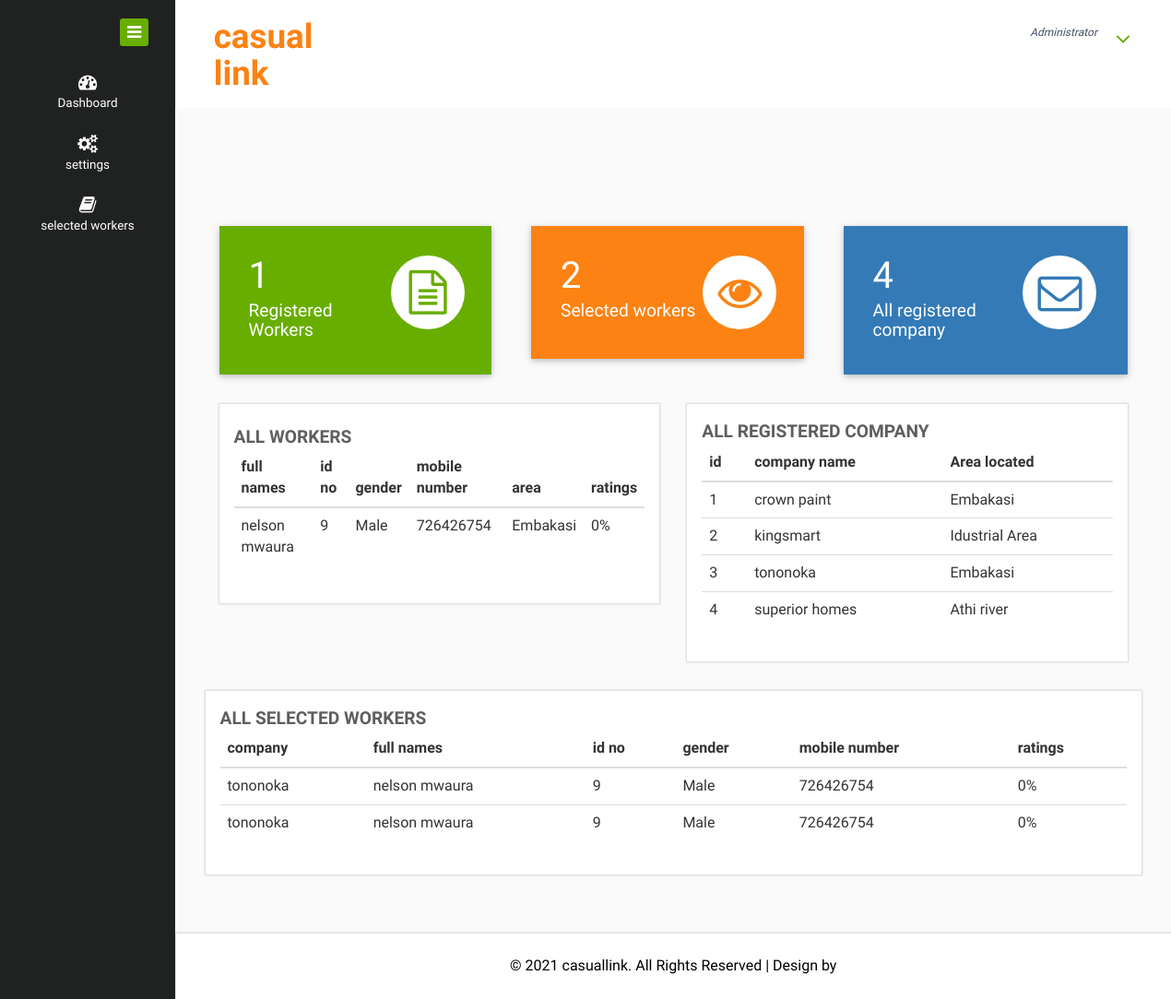
The app's page /superadmin/index.php (signed in) with its own data.
### tables this page shows
CREATE TABLE IF NOT EXISTS `users` (
  `id` int(5) NOT NULL,
  `fname` varchar(50) NOT NULL,
  `gender` varchar(10) NOT NULL,
  `idno` int(50) NOT NULL,
  `photo` text NOT NULL,
  `tel` int(50) NOT NULL,
  `pphoto` text NOT NULL,
  `area` varchar(50) NOT NULL,
  `rate` int(10) NOT NULL,
  PRIMARY KEY (`id`)
);

CREATE TABLE IF NOT EXISTS `cusers` (
  `id` int(11) NOT NULL AUTO_INCREMENT,
  `cname` varchar(100) NOT NULL,
  `area` varchar(50) NOT NULL,
  `uname` varchar(50) NOT NULL,
  `password` varchar(50) NOT NULL,
  PRIMARY KEY (`id`)
);

CREATE TABLE IF NOT EXISTS `sworkers` (
  `id` int(5) NOT NULL AUTO_INCREMENT,
  `session` varchar(10) NOT NULL,
  `fname` varchar(100) NOT NULL,
  `gender` varchar(50) NOT NULL,
  `idno` int(10) NOT NULL,
  `tel` int(50) NOT NULL,
  `rate` int(10) NOT NULL,
  PRIMARY KEY (`id`)
);

### superadmin/index.php (the view, shortened to what this page needs)
<!DOCTYPE HTML>
<html>
<head>
<link href="css/bootstrap.css" rel="stylesheet" type="text/css" media="all">
<link href="css/style.css" rel="stylesheet" type="text/css" media="all"/>
<link href="css/font-awesome.css" rel="stylesheet">
</head>
<body>
<div class="page-container">
   <div class="left-content">
	   <div class="mother-grid-inner">
				<div class="header-main">
					<div class="header-left">
							<div class="logo-name">
									 <a href="index.html"> <h1>casual link</h1>
								  </a>
							</div>
							<div class="clearfix"> </div>
						 </div>
						 <div class="header-right">
							<div class="profile_details">
								<ul>
									<li class="dropdown profile_details_drop">
										<a href="#" class="dropdown-toggle" data-toggle="dropdown" aria-expanded="false">
											<div class="profile_img">
												<div class="user-name">
													<span>Administrator</span>
												</div>
												<i class="fa fa-angle-down lnr"></i>
												<div class="clearfix"></div>
											</div>
										</a>
									</li>
								</ul>
							</div>
							<div class="clearfix"> </div>
						</div>
				     <div class="clearfix"> </div>
				</div>
<div class="inner-block">
	 <div class="market-updates">
			<div class="col-md-4 market-update-gd">
				<div class="market-update-block clr-block-1">
					<div class="col-md-8 market-update-left">
						<?php
					include 'conn.php';
$sql="SELECT COUNT(*) FROM users ";
$result=mysqli_query($conn, $sql);
$count=mysqli_fetch_assoc($result)['COUNT(*)'];
						 ?>
						<h3><?php echo "$count"; ?> </h3>
						<h4>Registered Workers</h4>
					</div>
					<div class="col-md-4 market-update-right">
						<i class="fa fa-file-text-o"> </i>
					</div>
				  <div class="clearfix"> </div>
				</div>
			</div>
			<div class="col-md-4 market-update-gd">
				<div class="market-update-block clr-block-2">
				 <div class="col-md-8 market-update-left">
				 	<?php
					include 'conn.php';
$sql="SELECT COUNT(*) FROM sworkers ";
$result=mysqli_query($conn, $sql);
$count=mysqli_fetch_assoc($result)['COUNT(*)'];
						 ?>
					<h3><?php echo "$count"; ?></h3>
					<h4>Selected workers</h4>
				  </div>
					<div class="col-md-4 market-update-right">
						<i class="fa fa-eye"> </i>
					</div>
				  <div class="clearfix"> </div>
				</div>
			</div>
			<div class="col-md-4 market-update-gd">
				<div class="market-update-block clr-block-3">
					<div class="col-md-8 market-update-left">
						<?php
					include 'conn.php';
$sql="SELECT COUNT(*) FROM cusers ";
$result=mysqli_query($conn, $sql);
$count=mysqli_fetch_assoc($result)['COUNT(*)'];
						 ?>
						<h3><?php echo "$count"; ?></h3>
						<h4>All registered company</h4>
					</div>
					<div class="col-md-4 market-update-right">
						<i class="fa fa-envelope-o"> </i>
					</div>
				  <div class="clearfix"> </div>
				</div>
			</div>
		</div>
<div class="chit-chat-layer1">
	<div class="col-md-6 chit-chat-layer1-left">
               <div class="work-progres">
                            <div class="chit-chat-heading">
                                  all workers
                            </div>
                            <div class="table-responsive">
                                <table class="table table-hover">
                                  <thead>
                                    <tr>
                                      <th>full names</th>
                                      <th>id no</th>
                                      <th>gender</th>
                                      <th>mobile number</th>
                                      <th>area</th>
                                      <th>ratings</th>
                                  </tr>
                              </thead>
                              <tbody>
                                <?php
			                   include 'conn.php';
			                    $result = mysqli_query($conn,'select * from users  order by rate desc ') or die(mysqli_error($conn));
			                    while($row=mysqli_fetch_assoc($result)){
			                 	?>
			                 	<tr>
			                        <td><?php echo $row['fname']; ?></td>
			                        <td><?php echo $row['idno']; ?></td>
			                        <td><?php echo $row['gender']; ?></td>
			                        <td><?php echo $row['tel']; ?></td>
			                        <td><?php echo $row['area']; ?></td>
			                        <td><?php echo $row['rate']; ?>%</td>
			                    </tr>
			                <?php  } mysqli_close($conn); ?>
                          </tbody>
                      </table>
                  </div>
             </div>
      </div>
      <div class="col-md-6 chit-chat-layer1-rit">
      	  <div class="geo-chart">
					<section id="charts1" class="charts">
				   <div class="chit-chat-heading">
                              All Registered Company</div>
                            <div class="table-responsive">
                                <table class="table table-hover">
                                  <thead>
                                    <tr>
                                      <th>id</th>
                                      <th>company name</th>
                                      <th>Area located</th>
                                  </tr>
                              </thead>
                              <tbody>
                              	<form action="index.php" method="POST">
                                <?php
			                   include 'conn.php';
			                    $result = mysqli_query($conn,'select * from cusers order by id   ') or die(mysqli_error($conn));
			                    while($fetch = mysqli_fetch_array($result)){
			                 	?>
			                 	<tr>
			                         <td><?php echo $fetch['id']; ?></td>
			                        <td><?php echo $fetch['cname']; ?></td>
			                        <td><?php echo $fetch['area']; ?></td>
			                    </tr>
			                <?php
					}
				?>
                          </tbody>
                      </table>
				</div>
				</section>
			</div>
      </div>
     <div class="clearfix"> </div>
</div>
 <div class="geo-chart">
					<section id="charts1" class="charts">
				   <div class="chit-chat-heading">
                              All selected workers</div>
                            <div class="table-responsive">
                                <table class="table table-hover">
                                  <thead>
                                    <tr>
                                      <th>company</th>
                                      <th>full names</th>
                                      <th>id no</th>
                                      <th>gender</th>
                                      <th>mobile number</th>
                                     <th>ratings</th>
                                  </tr>
                              </thead>
                              <tbody>
                              	<form action="index.php" method="POST">
                                <?php
			                   include 'conn.php';
			                    $result = mysqli_query($conn,'select * from sworkers order by session desc  ') or die(mysqli_error($conn));
			                    while($fetch = mysqli_fetch_array($result)){
			                 	?>
			                 	<tr>
			                         <td><?php echo $fetch['session']; ?></td>
			                        <td><?php echo $fetch['fname']; ?></td>
			                        <td><?php echo $fetch['idno']; ?></td>
			                        <td><?php echo $fetch['gender']; ?></td>
			                        <td><?php echo $fetch['tel']; ?></td>
			                        <td><?php echo $fetch['rate']; ?>%</td>
			                    </tr>
			                <?php
					}
				?>
                          </tbody>
                      </table>
				</div>
				</section>
			</div>
</div>
<div class="copyrights">
	 <p>© 2021 casuallink. All Rights Reserved | Design by  </p>
</div>
</div>
</div>
    <div class="sidebar-menu">
		  	<div class="logo"> <a href="#" class="sidebar-icon"> <span class="fa fa-bars"></span> </a>  </div>
		    <div class="menu">
		      <ul id="menu" >
		        <li id="menu-home" ><a href="index.php"><i class="fa fa-tachometer"></i><span>Dashboard</span></a></li>
		        <li><a href="#"><i class="fa fa-cogs"></i><span>settings</span></a>
		        </li>
		        <li id="menu-comunicacao" ><a href="#"><i class="fa fa-book nav_icon"></i><span>selected workers</span></a>
		    </div>
	 </div>
</div>
</body>
</html>

### records on screen
users: fname "nelson mwaura", idno "9", gender "Male", tel "726426754", area "Embakasi", rate "0"
cusers: id "1", cname "crown paint", area "Embakasi"
cusers: id "2", cname "kingsmart", area "Idustrial Area"
cusers: id "3", cname "tononoka", area "Embakasi"
cusers: id "4", cname "superior homes", area "Athi river"
sworkers: session "tononoka", fname "nelson mwaura", idno "9", gender "Male", tel "726426754", rate "0"
sworkers: session "tononoka", fname "nelson mwaura", idno "9", gender "Male", tel "726426754", rate "0"

### other values on screen
$count "1"
$count "2"
$count "4"
